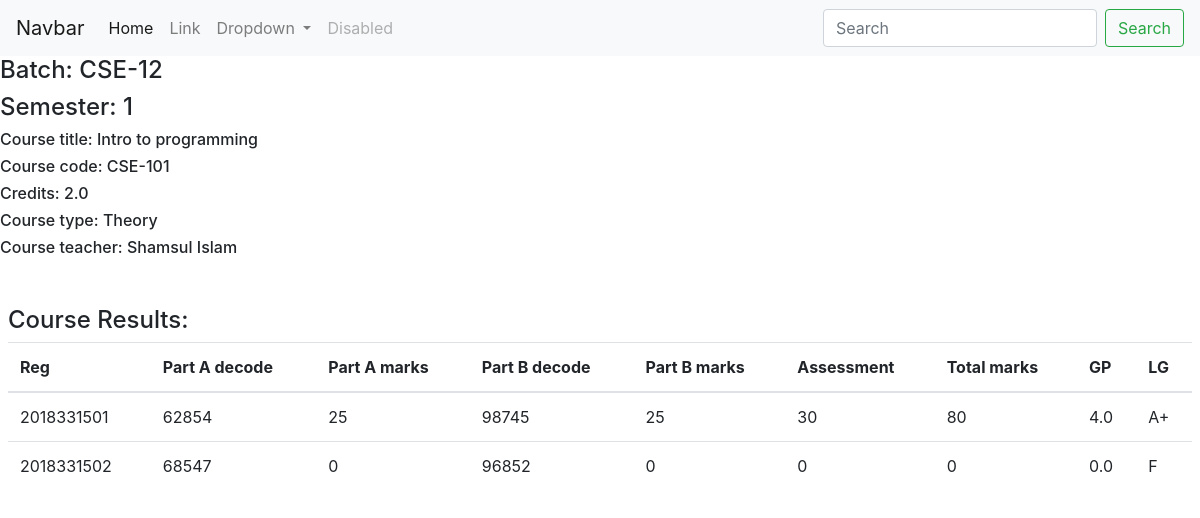
The app's page /main/course_view/CSE-12/1/Theory/CSE-101, older data.
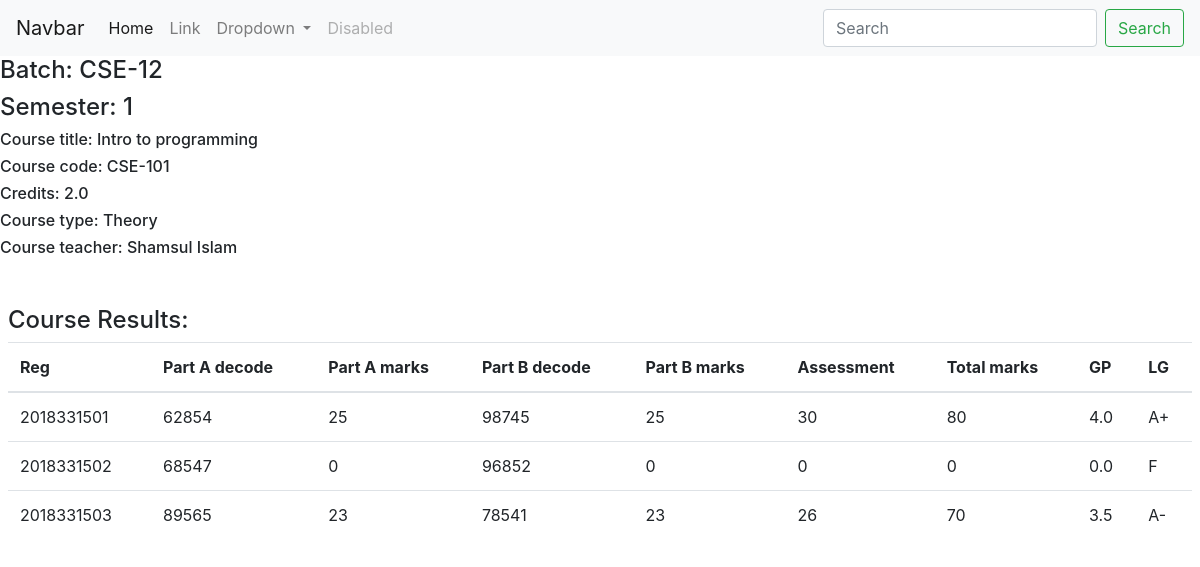
The same page, newer data.
### main/models.py (models this page shows)
class Course(models.Model):
    id = models.AutoField
    batch_no = models.CharField(max_length=8, default="")
    semester_no = models.IntegerField(default=None)
    course_code = models.CharField(max_length=8, default="")
    course_title = models.CharField(max_length=60, default="")
    course_type =  models.CharField(max_length=10, default="")
    course_credits = models.FloatField(default=0)
    course_teacher = models.CharField(max_length=40, default="")

class TheoryCourseResult(models.Model):
    id = models.AutoField
    reg_no = models.CharField(max_length=10, default="")
    batch_no = models.CharField(max_length=6, default="")
    semester_no = models.IntegerField(default=None)
    course_code = models.CharField(max_length=8, default="")
    part_a_decode = models.CharField(max_length=10, default="")
    part_a_marks = models.IntegerField(default=None)
    part_b_decode = models.CharField(max_length=10, default="")
    part_b_marks = models.IntegerField(default=None)
    assessment_marks = models.IntegerField(default=None)
    total_marks = models.IntegerField(default=None)
    GP = models.FloatField(default=0)
    LG = models.CharField(max_length=5, default="")

### main/views.py (the view)
# urls.py: path('course_view/<str:batch_no>/<int:semester_no>/<str:course_type>/<str:course_code>', views.course_view, name="course_view")
def course_view(request, batch_no, semester_no, course_type, course_code):
    course = Course.objects.get(batch_no=batch_no, semester_no=semester_no, course_code=course_code)
    if request.method == "POST":
        if course_type == "Theory":
            reg_no = request.POST['reg_no']
            part_a_decode = request.POST['part_a_decode']
            part_a_marks = request.POST['part_a_marks']
            part_b_decode = request.POST['part_b_decode']
            part_b_marks = request.POST['part_b_marks']
            assessment_marks = request.POST['assessment_marks']
            total_marks = request.POST['total_marks']
            GP = request.POST['GP']
            LG = request.POST['LG']
            TheoryCourseResult.objects.create(reg_no=reg_no,
                                              batch_no=batch_no,
                                              semester_no=semester_no,
                                              course_code=course_code,
                                              part_a_decode=part_a_decode,
                                              part_a_marks=part_a_marks,
                                              part_b_decode=part_b_decode,
                                              part_b_marks=part_b_marks,
                                              assessment_marks=assessment_marks,
                                              total_marks=total_marks,
                                              GP=float(GP),
                                              LG=LG )
            results = TheoryCourseResult.objects.filter(batch_no=batch_no, semester_no=semester_no, course_code=course_code)
        elif course_type == "Sessional":
            reg_no = request.POST['reg_no']
            lab_marks = request.POST['lab_marks']
            assessment_marks = request.POST['assessment_marks']
            total_marks = request.POST['total_marks']
            GP = request.POST['GP']
            LG = request.POST['LG']
            SessionalCourseResult.objects.create(reg_no=reg_no,
                                                 batch_no=batch_no,
                                                 semester_no=semester_no,
                                                 course_code=course_code,
                                                 lab_marks=lab_marks,
                                                 assessment_marks=assessment_marks,
                                                 total_marks=total_marks,
                                                 GP=float(GP),
                                                 LG=LG )
            results = SessionalCourseResult.objects.filter(batch_no=batch_no, semester_no=semester_no, course_code=course_code)
        try:
            result_individual = Result.objects.get(reg_no=reg_no, batch_no=batch_no, semester_no=semester_no)
            course_results = json.loads(result_individual.course_results)
            course_results[course.course_code] = {'credits' : course.course_credits,
                                                  'GP' : GP,
                                                  'LG' : LG }
            result_individual.course_results = json.dumps(course_results)
            if float(GP) >= 2:
                result_individual.current_semester_credits += course.course_credits
                result_individual.current_semester_total_point += float(GP)*course.course_credits
                result_individual.current_semester_GPA = round((result_individual.current_semester_total_point / result_individual.current_semester_credits), 2)
            result_individual.save()
        except:
            course_results = dict()
            course_results[course.course_code] = {'credits' : course.course_credits,
                                                  'GP' : GP,
                                                  'LG' : LG }
            course_results_json = json.dumps(course_results)  # converting the dict to str(JSON)
            if float(GP) >= 2:
                current_semester_credits = course.course_credits
                current_semester_total_point = round((float(GP) * current_semester_credits), 2)
                current_semester_GPA = float(GP)
            else :
                current_semester_credits = 0
                current_semester_total_point = 0
                current_semester_GPA = 0
            result_individual = Result.objects.create(reg_no=reg_no,
                                                      batch_no=batch_no,
                                                      semester_no=semester_no,
                                                      course_results=course_results_json,
                                                      current_semester_credits=current_semester_credits,
                                                      current_semester_total_point=current_semester_total_point,
                                                      current_semester_GPA=current_semester_GPA)
        params = {'course':course,'results':results}
        return render(request, 'main/course_view.html', params)
    else:   # if not a POST request
        if course_type == "Theory":
            results = TheoryCourseResult.objects.filter(batch_no=batch_no, semester_no=semester_no, course_code=course_code)
        elif course_type == "Sessional":
            results = SessionalCourseResult.objects.filter(batch_no=batch_no, semester_no=semester_no, course_code=course_code)
        params = {'course':course,'results':results}
        return render(request, 'main/course_view.html', params)

### main/templates/main/course_view.html (shortened to what this page needs)
{% extends 'main/base.html' %}
{% block body %}
<h4>Batch: {{course.batch_no}}</h4>
<h4>Semester: {{course.semester_no}}</h4>
<h6>Course title: {{course.course_title}}</h6>
<h6>Course code: {{course.course_code}}</h6>
<h6>Credits: {{course.course_credits}}</h6>
<h6>Course type: {{course.course_type}}</h6>
<h6>Course teacher: {{course.course_teacher}}</h6>
{% if course.course_type == "Theory" %}
<section class="mx-2 my-5">
    <h4>Course Results:</h4>
    <table class="table table-hover">
        <thead>
          <tr>
            <th scope="col">Reg</th>
            <th scope="col">Part A decode</th>
            <th scope="col">Part A marks</th>
            <th scope="col">Part B decode</th>
            <th scope="col">Part B marks</th>
            <th scope="col">Assessment</th>
            <th scope="col">Total marks</th>
            <th scope="col">GP</th>
            <th scope="col">LG</th>
          </tr>
        </thead>
        <tbody>
            {% for result in results %}
            <tr>
                <td>{{result.reg_no}}</td>
                <td>{{result.part_a_decode}}</td>
                <td>{{result.part_a_marks}}</td>
                <td>{{result.part_b_decode}}</td>
                <td>{{result.part_a_marks}}</td>
                <td>{{result.assessment_marks}}</td>
                <td>{{result.total_marks}}</td>
                <td>{{result.GP}}</td>
                <td>{{result.LG}}</td>
            </tr>
            {% endfor %}
        </tbody>
      </table>
</section>
{% endif %}
{% endblock %}

### main/templates/main/base.html (shortened to what this page needs)
<!doctype html>
<html lang="en">
  <head>
    <link rel="stylesheet" href="https://cdn.jsdelivr.net/npm/bootstrap@4.6.1/dist/css/bootstrap.min.css">
    <link rel="stylesheet" href="https://cdnjs.cloudflare.com/ajax/libs/OwlCarousel2/2.3.4/assets/owl.carousel.min.css" />
    <link rel="stylesheet" href="https://cdnjs.cloudflare.com/ajax/libs/OwlCarousel2/2.3.4/assets/owl.theme.default.min.css" />
    <link rel="stylesheet" href= {% block css_link %}{% endblock %} />
  </head>
  <body>
    <nav class="navbar navbar-expand-lg navbar-light bg-light">
        <a class="navbar-brand" href="#">Navbar</a>
        <div class="collapse navbar-collapse" id="navbarSupportedContent">
          <ul class="navbar-nav mr-auto">
            <li class="nav-item active">
              <a class="nav-link" href="#">Home <span class="sr-only">(current)</span></a>
            </li>
            <li class="nav-item">
              <a class="nav-link" href="#">Link</a>
            </li>
            <li class="nav-item dropdown">
              <a class="nav-link dropdown-toggle" href="#" role="button" data-toggle="dropdown" aria-expanded="false">
                Dropdown
              </a>
            </li>
            <li class="nav-item">
              <a class="nav-link disabled">Disabled</a>
            </li>
          </ul>
          <form class="form-inline my-2 my-lg-0">
            <input class="form-control mr-sm-2" type="search" placeholder="Search" aria-label="Search">
            <button class="btn btn-outline-success my-2 my-sm-0" type="submit">Search</button>
          </form>
        </div>
      </nav>
    {% block body %}{% endblock %}
  </body>
</html>

Row changes from the older to the newer data that the page shows:
added TheoryCourseResult: reg_no "2018331503", part_a_decode "89565", part_a_marks "23", part_b_decode "78541", assessment_marks "26", total_marks "70", GP "3.5", LG "A-"
